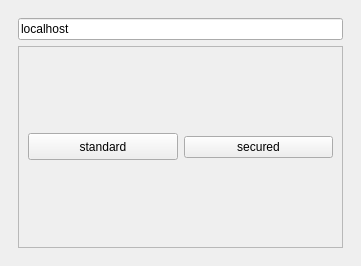
<?xml version="1.0" encoding="UTF-8"?>
<ui version="4.0">
 <class>MainWindow</class>
 <widget class="QMainWindow" name="MainWindow">
  <property name="geometry">
   <rect>
    <x>0</x>
    <y>0</y>
    <width>361</width>
    <height>266</height>
   </rect>
  </property>
  <property name="windowTitle">
   <string>MainWindow</string>
  </property>
  <widget class="QWidget" name="centralwidget">
   <layout class="QGridLayout" name="gridLayout">
    <item row="0" column="0">
     <widget class="QStackedWidget" name="stackedWidget">
      <property name="currentIndex">
       <number>0</number>
      </property>
      <widget class="QWidget" name="pageChoose">
       <layout class="QGridLayout" name="gridLayout_4">
        <item row="1" column="0">
         <widget class="QFrame" name="frame">
          <property name="frameShape">
           <enum>QFrame::StyledPanel</enum>
          </property>
          <property name="frameShadow">
           <enum>QFrame::Raised</enum>
          </property>
          <layout class="QHBoxLayout" name="horizontalLayout">
           <item>
            <widget class="QPushButton" name="buttonStandard">
             <property name="maximumSize">
              <size>
               <width>16777215</width>
               <height>27</height>
              </size>
             </property>
             <property name="text">
              <string>standard</string>
             </property>
            </widget>
           </item>
           <item>
            <widget class="QPushButton" name="buttonSecured">
             <property name="text">
              <string>secured</string>
             </property>
            </widget>
           </item>
          </layout>
         </widget>
        </item>
        <item row="0" column="0">
         <widget class="QLineEdit" name="lineIp">
          <property name="text">
           <string>localhost</string>
          </property>
         </widget>
        </item>
       </layout>
      </widget>
      <widget class="QWidget" name="pageKey">
       <layout class="QGridLayout" name="gridLayout_9">
        <item row="0" column="1">
         <widget class="QPushButton" name="buttonPubKey">
          <property name="text">
           <string>public</string>
          </property>
         </widget>
        </item>
        <item row="0" column="0">
         <widget class="QLineEdit" name="linePubKey"/>
        </item>
        <item row="1" column="1">
         <widget class="QPushButton" name="buttonPrivateKey">
          <property name="text">
           <string>private</string>
          </property>
         </widget>
        </item>
        <item row="1" column="0">
         <widget class="QLineEdit" name="linePrivateKey"/>
        </item>
        <item row="2" column="1">
         <widget class="QPushButton" name="buttonValidateKey">
          <property name="text">
           <string>validate</string>
          </property>
         </widget>
        </item>
       </layout>
      </widget>
      <widget class="QWidget" name="pageLoading">
       <layout class="QGridLayout" name="gridLayout_5">
        <item row="0" column="0">
         <widget class="QLabel" name="labelMovie">
          <property name="text">
           <string>                                                         LOADING</string>
          </property>
         </widget>
        </item>
       </layout>
      </widget>
      <widget class="QWidget" name="pageClient">
       <layout class="QGridLayout" name="gridLayout_3">
        <item row="0" column="0">
         <widget class="QTabWidget" name="tabWidget">
          <property name="currentIndex">
           <number>0</number>
          </property>
          <widget class="QWidget" name="tabChat">
           <attribute name="title">
            <string>chat</string>
           </attribute>
           <layout class="QHBoxLayout" name="horizontalLayout_2">
            <item>
             <widget class="QLineEdit" name="lineChat"/>
            </item>
            <item>
             <widget class="QPushButton" name="buttonSend">
              <property name="text">
               <string>send</string>
              </property>
             </widget>
            </item>
           </layout>
          </widget>
          <widget class="QWidget" name="tabLog">
           <attribute name="title">
            <string>log</string>
           </attribute>
           <layout class="QGridLayout" name="gridLayout_2">
            <item row="0" column="0">
             <widget class="QStackedWidget" name="stackedWidgetLog">
              <property name="currentIndex">
               <number>1</number>
              </property>
              <widget class="QWidget" name="page">
               <layout class="QGridLayout" name="gridLayout_6">
                <item row="0" column="0">
                 <widget class="QTextBrowser" name="textLog">
                  <property name="html">
                   <string>&lt;!DOCTYPE HTML PUBLIC &quot;-//W3C//DTD HTML 4.0//EN&quot; &quot;http://www.w3.org/TR/REC-html40/strict.dtd&quot;&gt;
&lt;html&gt;&lt;head&gt;&lt;meta name=&quot;qrichtext&quot; content=&quot;1&quot; /&gt;&lt;meta charset=&quot;utf-8&quot; /&gt;&lt;style type=&quot;text/css&quot;&gt;
p, li { white-space: pre-wrap; }
hr { height: 1px; border-width: 0; }
li.unchecked::marker { content: &quot;\2610&quot;; }
li.checked::marker { content: &quot;\2612&quot;; }
&lt;/style&gt;&lt;/head&gt;&lt;body style=&quot; font-family:'Cantarell'; font-size:10pt; font-weight:400; font-style:normal;&quot;&gt;
&lt;p style=&quot;-qt-paragraph-type:empty; margin-top:0px; margin-bottom:0px; margin-left:0px; margin-right:0px; -qt-block-indent:0; text-indent:0px;&quot;&gt;&lt;br /&gt;&lt;/p&gt;&lt;/body&gt;&lt;/html&gt;</string>
                  </property>
                 </widget>
                </item>
               </layout>
              </widget>
              <widget class="QWidget" name="page_2">
               <layout class="QGridLayout" name="gridLayout_8">
                <item row="0" column="0">
                 <widget class="QGroupBox" name="groupBox">
                  <property name="title">
                   <string>login</string>
                  </property>
                  <layout class="QGridLayout" name="gridLayout_7">
                   <item row="0" column="0">
                    <widget class="QLineEdit" name="lineUsername"/>
                   </item>
                   <item row="1" column="0">
                    <widget class="QLineEdit" name="linePassword"/>
                   </item>
                  </layout>
                 </widget>
                </item>
                <item row="0" column="1">
                 <widget class="QPushButton" name="buttonSubmit">
                  <property name="text">
                   <string>submit</string>
                  </property>
                 </widget>
                </item>
               </layout>
              </widget>
             </widget>
            </item>
           </layout>
          </widget>
         </widget>
        </item>
       </layout>
      </widget>
     </widget>
    </item>
   </layout>
  </widget>
 </widget>
 <resources/>
 <connections/>
</ui>
